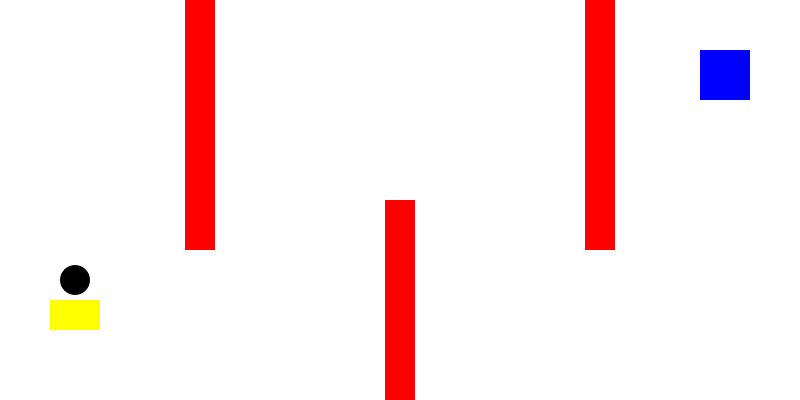
Frame 1 (no input)
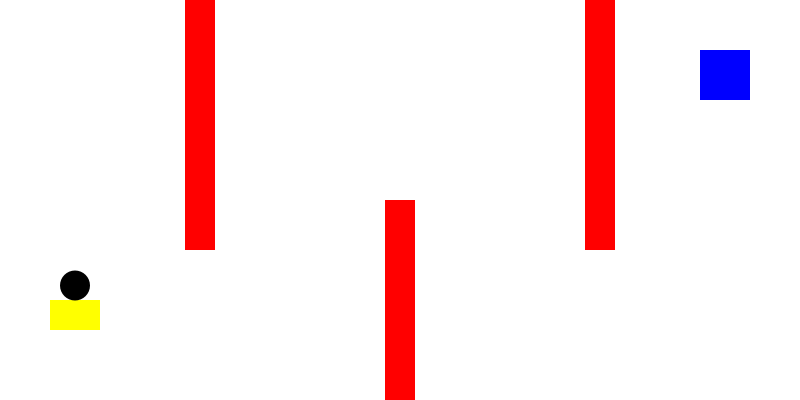
Frame 60 (the mouse pressed at the canvas centre just before this capture)
Frame 120 (the mouse held since frame 60 and released just before this capture): identical to frame 60, image omitted

The Processing sketch that drew these frames (run headless with seeded random() and noise(); from frame 60 on, the mouse is pressed at the canvas centre):

// Processing sketch: flappy3
// ── flappy3.pde
class Block {
  float x,y,w,h;
  String type;
  Block(float x,float y,float w,float h,String t) {
    this.x = x;
    this.y = y;
    this.w = w;
    this.h = h;
    this.type = t;
  }
  void display() {
    if (this.type.equals("start"))
      fill(255,255,0);
    else if (this.type.equals("wall"))
      fill(255,0,0);
    else if (this.type.equals("goal"))
      fill(0,0,255);
    noStroke();
    rect(this.x,this.y,this.w,this.h);
  }
}

class Player {
  float x,y,dx,dy;
  Player(float x,float y) {
    this.x = x;
    this.y = y;
    this.dx = 0;
    this.dy = 0;
  }
  void move() {
    this.dx *= 0.98;
    this.x += this.dx;
    this.y += this.dy;
  }
  void display() {
    fill(0);
    noStroke();
    ellipse(this.x,this.y,30,30);
  }
  boolean collision(Block b) {
    if (b.type.equals("start"))
        return b.x < this.x
              && this.x < b.x+b.w
              && b.y < this.y+15
              && this.y+15 < b.y+b.h;
    else if (b.type.equals("goal"))
        return b.x < this.x-15
              && b.x+b.w > this.x+15
              && b.y < this.y-15
              && b.y+b.h > this.y+15;
    else if (b.type.equals("wall"))
        return b.x-15 < this.x
              && this.x < b.x+b.w+15
              && b.y-15 < this.y
              && this.y < b.y+b.h+15;
    else
      return false;
  }
  boolean out_of_space() {
    return 15 > this.x
            || this.x > width-15
            || 15 > this.y
            || this.y > height-15;
  }
}

Block start;
Player player;
Block goal;
boolean game_clear = false;
ArrayList<Block> walls = new ArrayList<Block>();

void setup() {
  size(800,400);
  start = new Block(50,300,50,30,"start");
  player = new Player(75,280);
  goal = new Block(700,50,50,50,"goal");
  walls.add(new Block(185,0,30,250,"wall"));
  walls.add(new Block(385,200,30,250,"wall"));
  walls.add(new Block(585,0,30,250,"wall"));
}

void draw() {
  background(255);
  start.display();
  goal.display();
  for (Block w : walls) {
    w.display();
  }
  player.display();
  if (game_clear) {
    textAlign(CENTER);
    textSize(30);
    text("Game Clear",width/2,height/2);
    return;
  }
  if (player.collision(start))
    player.dy = 0;
  else
    player.dy += 0.1;
  if (keyPressed) {
    if (key == ' ')
      player.dy -= 0.2;
    if (keyCode == LEFT)
      player.dx -= 0.1;
    if (keyCode == RIGHT)
      player.dx += 0.1;
  }
  player.move();
  if (player.out_of_space()) {
    player.x = 75;
    player.y = 280;
  }
  if (player.collision(goal))
    game_clear = true;
  for (Block w : walls) {
    if (player.collision(w)) {
      player.x = 75;
      player.y = 280;
    }
  }
}
